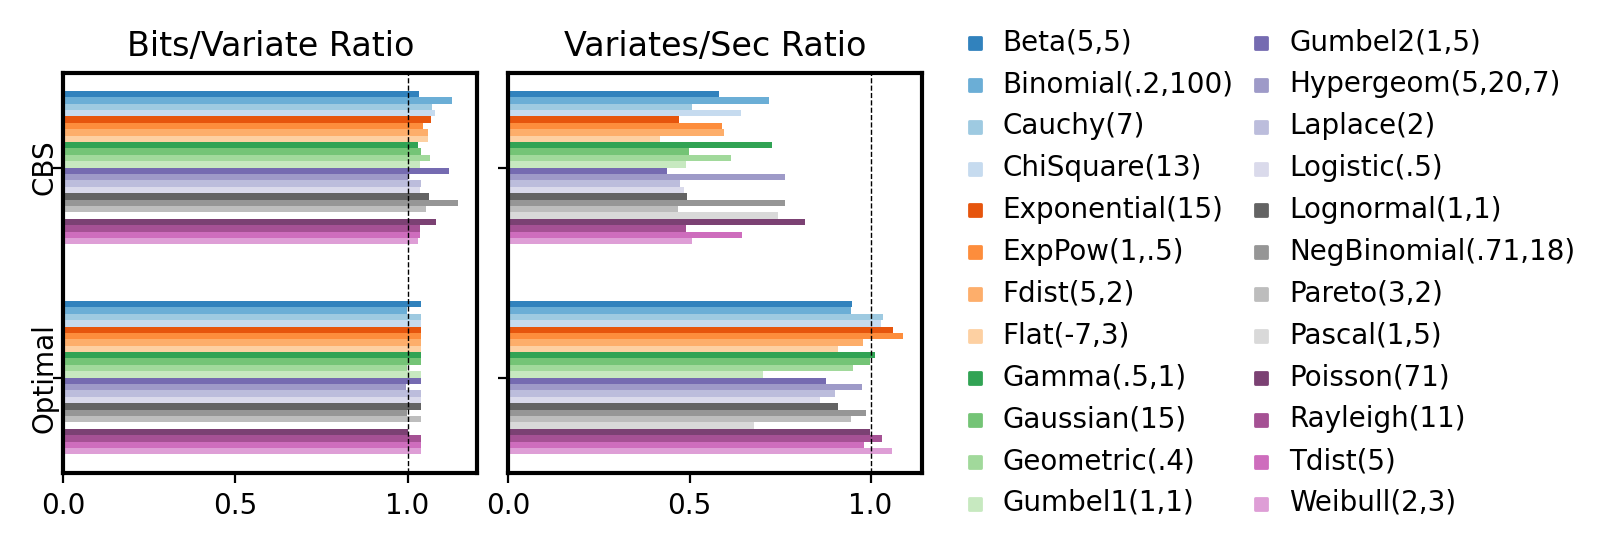

Here is the Python script that generated this plot:
#!/usr/bin/env python3

import os
import re
import sys

import matplotlib.pyplot as plt
import numpy as np
import pandas as pd


def load_file(f):
    df = pd.read_csv(f,
        delimiter=' ',
        header=None,
        names=['method', 'n', 'time', 'flips'],
        dtype={'method': str, 'n': int, 'time': float, 'flips': int}
        )
    df.method = df.method.str.replace('generate_', '')
    df = df[~df.method.str.contains('gsl_ran')]
    df['distribution'] = f
    df['bits/variate'] = df.flips / df.n
    df['variates/sec'] = df.n / df.time
    return df

df = pd.concat([load_file(f) for f in os.listdir() if '@' in f])
df = df[['distribution', 'method', 'bits/variate', 'variates/sec']]
df = df.pivot(index='distribution', columns='method', values=['bits/variate','variates/sec'])


for method in ['cbs', 'opt']:
    df[(method, f'ratio_flips')] = df[('bits/variate',f'{method}_ext')] / df[('bits/variate', method)]
    df[(method, f'ratio_runtime')] = df[('variates/sec', f'{method}_ext')] / df[('variates/sec', method)]


method = 'cbs'
df_cbs = pd.DataFrame(index=df.index)
df_cbs.loc[df.index, 'method'] = 'cbs'
df_cbs.loc[df.index, 'ratio_runtime'] = df[('variates/sec',f'{method}_ext')] / df[('variates/sec', method)]
df_cbs.loc[df.index, 'ratio_flips'] = df[('bits/variate',f'{method}_ext')] / df[('bits/variate', method)]

method = 'opt'
df_opt = pd.DataFrame(index=df.index)
df_opt.loc[df.index, 'method'] = 'opt'
df_opt.loc[df.index, 'ratio_runtime'] = df[('variates/sec',f'{method}_ext')] / df[('variates/sec', method)]
df_opt.loc[df.index, 'ratio_flips'] = df[('bits/variate',f'{method}_ext')] / df[('bits/variate', method)]


df = pd.concat((df_cbs, df_opt)).reset_index().sort_values(by=['distribution'])
df.index = np.arange(len(df))


plt.rcParams['figure.dpi'] = 200

legend = [
  'Beta(5,5)',
  'Binomial(.2,100)',
  'Cauchy(7)',
  'ChiSquare(13)',
  'Exponential(15)',
  'ExpPow(1,.5)',
  'Fdist(5,2)',
  'Flat(-7,3)',
  'Gamma(.5,1)',
  'Gaussian(15)',
  'Geometric(.4)',
  'Gumbel1(1,1)',
  'Gumbel2(1,5)',
  'Hypergeom(5,20,7)',
  'Laplace(2)',
  'Logistic(.5)',
  'Lognormal(1,1)',
  'NegBinomial(.71,18)',
  'Pareto(3,2)',
  'Pascal(1,5)',
  'Poisson(71)',
  'Rayleigh(11)',
  'Tdist(5)',
  'Weibull(2,3)',
  ]


fig = plt.figure(figsize=(8, 2.75), tight_layout=True)
gs = plt.matplotlib.gridspec.GridSpec(1, 2, width_ratios=[4, 1])
gs0 = plt.matplotlib.gridspec.GridSpecFromSubplotSpec(1, 2, wspace=0.075, subplot_spec=gs[0])

axes = [
    fig.add_subplot(gs0[0]),
    fig.add_subplot(gs0[1]),
    fig.add_subplot(gs[1]),
    ]

methods = {
    'opt': 'Optimal',
    'cbs': 'CBS',
}

dists = pd.unique(df.distribution)
offsets = np.linspace(-.35, .35, num=len(dists))
cm1 = plt.colormaps['tab20c']
cm2 = plt.colormaps['tab20b']
colors = cm1.colors + cm2.colors[len(cm1.colors)-len(dists)::]
stores = {}

for ax, metric in zip(axes, ['ratio_flips', 'ratio_runtime']):
    for i, method in enumerate(methods):
        ratios = df[df.method == method][metric]
        stores[(metric,method)] = ratios
        ax.barh(
            y=[i]*len(ratios) - offsets,
            width=ratios,
            height=offsets[1]-offsets[0],
            color=colors,
            )
    ax.axvline(1, color='k', linestyle='--', linewidth=.5)

axes[0].set_yticks(range(len(methods)), labels=[methods[k] for k in methods], rotation=90, ha='center', va='center')
axes[1].set_yticks(range(len(methods)), labels=[])
axes[0].set_title('Bits/Variate Ratio')
axes[1].set_title('Variates/Sec Ratio')

for l, color in zip(legend, colors):
    axes[2].scatter([], [], color=color, marker='s', s=20, label=l)
axes[2].legend(loc='center', borderpad=0, ncol=2, handletextpad=0, framealpha=0, columnspacing=0)
axes[2].set_axis_off()

for ax in axes[:2]:
    for a in ['top','bottom','left','right']:
        ax.spines[a].set_linewidth(1.5)


fig.savefig('figure_8.png')
print('figure_8.png')
